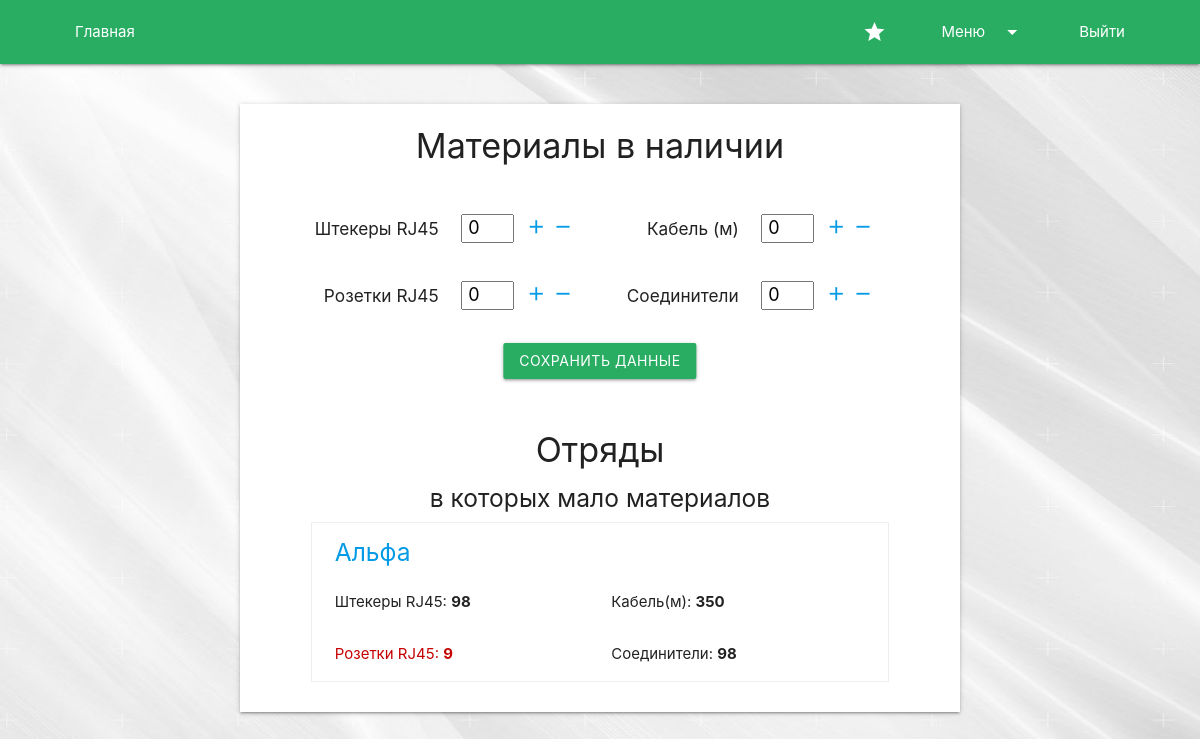
The app's page /materials/ (signed in), older data.
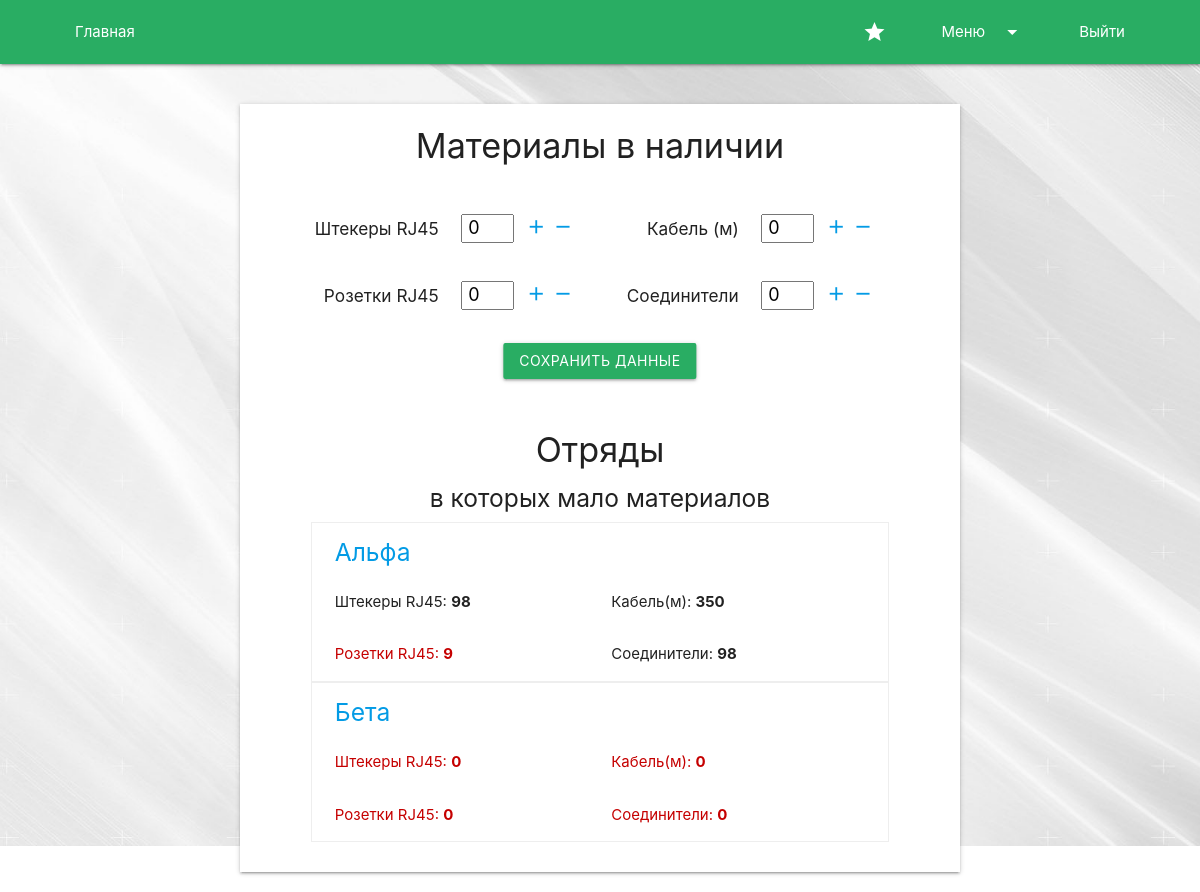
The same page, newer data.
### Group/models.py (models this page shows, shortened)
class Group(models.Model):
    name = models.CharField(max_length=128)
    is_active = models.BooleanField(default=True)
    plug = models.IntegerField(default=0)
    cable = models.IntegerField(default=0)
    rosette = models.IntegerField(default=0)
    connector = models.IntegerField(default=0)
    class Meta:
        verbose_name_plural = 'Отряды'
        verbose_name = 'Отряд'

### Main/views.py (the view)
# urls.py: path('materials/', show_materials)
def show_materials(request):
    if request.user.is_staff:
        data = {}
        mat = Material.objects.all().first()
        data['form'] = MaterialForm(instance=mat)
        groups = Group.objects.filter(Q(plug__lte=30) | Q(connector__lte=10) | Q(rosette__lte=10) | Q(cable__lte=100))
        data['groups'] = groups
        if request.method == 'POST':
            data['form'] = MaterialForm(request.POST, instance=mat)
            data['form'].save()
            return render(request, 'Main/Materials.html', data)
        return render(request, 'Main/Materials.html', data)
    return Http404

### Main/forms.py
class MaterialForm(forms.ModelForm):
    class Meta:
        exclude = ['id']
        model = Material

### templates/Main/Materials.html (shortened to what the changed rows need)
{% extends 'base.html' %}
{% load static %}
{% block content %}
    <div class="container">
        <div class="row">
            <form method="post">
                <div class="col s12 m10 offset-m1 l8 offset-l2 xl6 offset-xl3 form z-depth-1">
                    <div class="row">
                        <div class="col s10 offset-s1 groups">
                            {% for group in groups %}
                                <div class="col s12 group-low-material">
                                    <div class="col s12 transparent-bg">
                                        <a href="/group/{{ group.id }}/"><h5>{{ group.name }}</h5></a>
                                    </div>
                                    <div class="col s6 transparent-bg">
                                        <p {% if group.plug <= 30 %}class="low"{% endif %}>Штекеры RJ45:
                                            <b>{{ group.plug }}</b>
                                    </div>
                                    <div class="col s6 transparent-bg">
                                        <p {% if group.cable <= 100 %}class="low"{% endif %}>Кабель(м):
                                            <b>{{ group.cable }}</b></p>
                                    </div>
                                    <div class="col s6 transparent-bg">
                                        <p {% if group.rosette <= 10 %}class="low"{% endif %}>Розетки RJ45:
                                            <b>{{ group.rosette }}</b></p>
                                    </div>
                                    <div class="col s6 transparent-bg">
                                        <p {% if group.connector <= 10 %}class="low"{% endif %}>Соединители:
                                            <b>{{ group.connector }}</b></p>
                                    </div>
                                </div>
                            {% endfor %}
                        </div>
                    </div>
                </div>
            </form>
        </div>
    </div>
{% endblock content %}

Row changes from the older to the newer data that the page shows:
added Group: name "Бета", plug "0", cable "0", rosette "0", connector "0"
